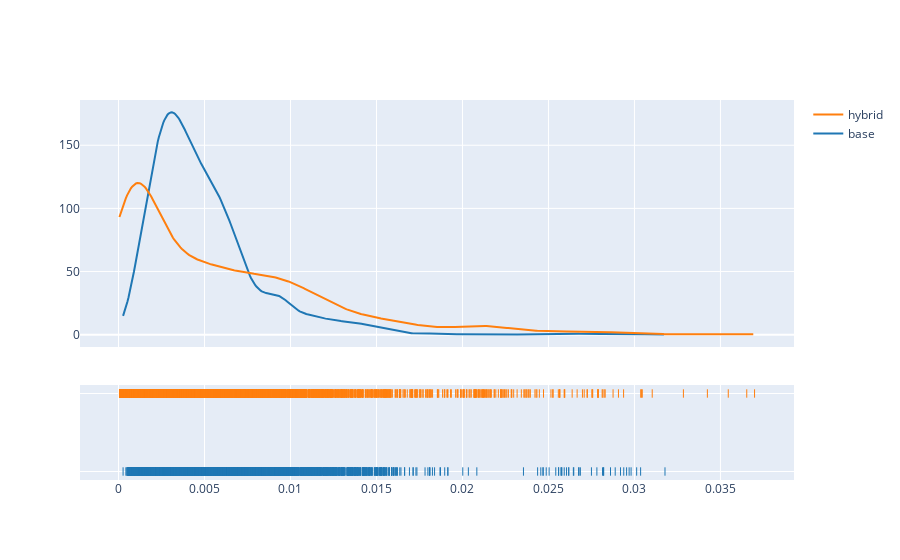

Notebook source saved alongside this figure:
### Code cell
hist_data = [gelu_mse, closs6_mse]

group_labels = ['base', 'hybrid']

# Create distplot with curve_type set to 'normal'
fig = ff.create_distplot(hist_data, group_labels, show_hist=False)

# Add title
# fig.update_layout(title_text='MSE')
fig.show()

### Figure 1 — Plotly figure (JSON) as saved in the notebook; plotly's stock layout.template omitted (floating-point values rounded to 4 significant figures; data arrays with more than 128 entries replaced by an {"elided": "..."} marker saying what was removed)
{"data": [{"legendgroup": "base", "marker": {"color": "rgb(31, 119, 180)"}, "mode": "lines", "name": "base", "showlegend": true, "type": "scatter", "x": {"elided": "500 float values"}, "xaxis": "x", "y": {"elided": "500 float values"}, "yaxis": "y"}, {"legendgroup": "hybrid", "marker": {"color": "rgb(255, 127, 14)"}, "mode": "lines", "name": "hybrid", "showlegend": true, "type": "scatter", "x": {"elided": "500 float values"}, "xaxis": "x", "y": {"elided": "500 float values"}, "yaxis": "y"}, {"legendgroup": "base", "marker": {"color": "rgb(31, 119, 180)", "symbol": "line-ns-open"}, "mode": "markers", "name": "base", "showlegend": false, "type": "scatter", "x": {"elided": "7296 float values"}, "xaxis": "x", "y": {"elided": "7296 str values"}, "yaxis": "y2"}, {"legendgroup": "hybrid", "marker": {"color": "rgb(255, 127, 14)", "symbol": "line-ns-open"}, "mode": "markers", "name": "hybrid", "showlegend": false, "type": "scatter", "x": {"elided": "2848 float values"}, "xaxis": "x", "y": {"elided": "2848 str values"}, "yaxis": "y2"}], "layout": {"barmode": "overlay", "hovermode": "closest", "legend": {"traceorder": "reversed"}, "xaxis": {"anchor": "y2", "domain": [0, 1], "zeroline": false}, "yaxis": {"anchor": "free", "domain": [0.35, 1], "position": 0}, "yaxis2": {"anchor": "x", "domain": [0, 0.25], "dtick": 1, "showticklabels": false}}}
